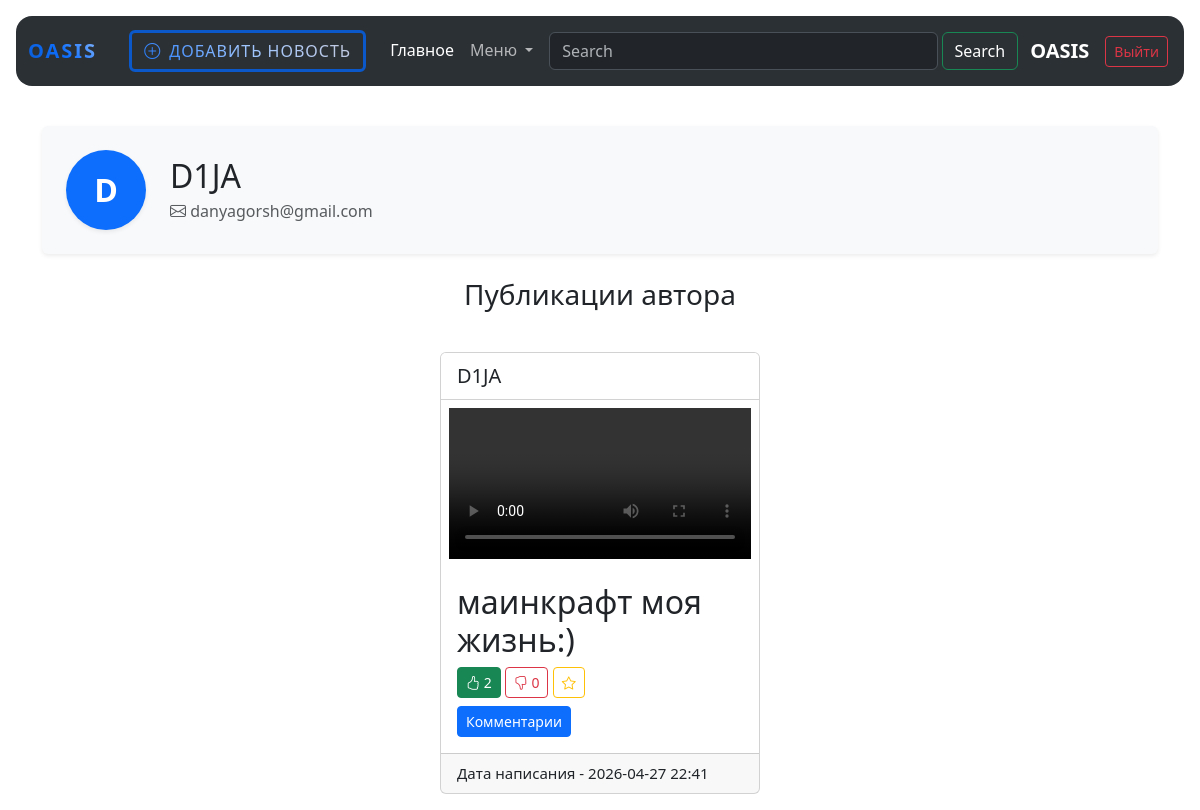
The app's page /profile/5 (signed in) with its own data.
### data/users.py (models this page shows, shortened)
class User(SqlAlchemyBase, UserMixin):
    __tablename__ = 'users'
    id = sqlalchemy.Column(sqlalchemy.Integer, primary_key=True, autoincrement=True)
    name = sqlalchemy.Column(sqlalchemy.String, nullable=True)
    about = sqlalchemy.Column(sqlalchemy.String, nullable=True)
    email = sqlalchemy.Column(sqlalchemy.String, index=True, unique=True, nullable=True)
    hashed_password = sqlalchemy.Column(sqlalchemy.String, nullable=True)
    created_date = sqlalchemy.Column(sqlalchemy.DateTime, default=datetime.datetime.now)
    file = sqlalchemy.Column(sqlalchemy.String, nullable=True)
    news = orm.relationship("News", back_populates='user')

### data/news.py (models this page shows)
class News(SqlAlchemyBase):
    __tablename__ = 'news'
    id = sqlalchemy.Column(sqlalchemy.Integer, primary_key=True, autoincrement=True)
    title = sqlalchemy.Column(sqlalchemy.String, nullable=True)
    content = sqlalchemy.Column(sqlalchemy.String, nullable=True)
    created_date = sqlalchemy.Column(sqlalchemy.DateTime, default=datetime.datetime.now)
    is_private = sqlalchemy.Column(sqlalchemy.Boolean, default=True)
    file = sqlalchemy.Column(sqlalchemy.String, nullable=True)
    user_id = sqlalchemy.Column(sqlalchemy.Integer, sqlalchemy.ForeignKey("users.id"))
    user = orm.relationship('User')
    categories = orm.relationship("Category", secondary="association", backref="news")
    likes = orm.relationship('User', secondary=news_likes, backref='liked_news')
    dislikes = orm.relationship('User', secondary=news_dislikes, backref='disliked_news')
    favorites = orm.relationship('User', secondary=news_favorites, backref='favorited_news')
    starred = orm.relationship("User",
                               secondary=news_starred,
                               backref=orm.backref("starred_news", lazy='subquery'))

### main.py (the view)
@app.route('/profile/<int:id>')
@login_required
def profile(id):
    db_sess = db_session.create_session()
    user = db_sess.query(User).filter(User.id == id).first()
    if not user:
        abort(404)
    news = db_sess.query(News).filter(News.user_id == id).all()
    return render_template('profile.html', title=f'Профиль {user.name}', user=user, news=news)

### data/db_session.py (called while the page is built)
def create_session() -> Session:
    global __factory
    return __factory()

### main.py (called while the page is built)
@login_manager.user_loader
def load_user(user_id):
    db_sess = db_session.create_session()
    user = db_sess.get(User, user_id)
    return user

### templates/profile.html (shortened to what this page needs)
{% extends "base.html" %}
{% block content %}
<div class="container mt-4">
    <div class="card mb-4 border-0 shadow-sm bg-light">
        <div class="card-body d-flex align-items-center gap-4 p-4">
            <div class="rounded-circle d-flex align-items-center justify-content-center overflow-hidden shadow-sm bg-primary"
                 style="width: 80px; height: 80px; flex-shrink: 0;">
                {% if user.file %}
                <img src="{{ url_for('static', filename='uploads/' + user.file) }}"
                     alt="{{ user.name }}"
                     class="img-preview"
                     style="width: 100%; height: 100%; object-fit: cover; cursor: pointer;"
                     data-bs-toggle="modal" data-bs-target="#imageModal">
                {% else %}
                <span class="text-white" style="font-size: 2rem; font-weight: bold;">
                        {{ user.name[0] | upper }}
                    </span>
                {% endif %}
            </div>
            <div>
                <h2 class="mb-1">{{ user.name }}</h2>
                <p class="text-muted mb-0">
                    <i class="bi bi-envelope"></i> {{ user.email }}
                </p>
            </div>
        </div>
    </div>
    <h3 class="mb-4 text-center">Публикации автора</h3>
    <div class="container p-3">
        <div class="d-flex flex-wrap justify-content-center gap-3 align-items-start">
            {% for item in news %}
            <div class="card" style="width: 20rem;">
                <div class="card-header bg-white" style="font-size: 20px;">
                    {{ item.user.name }}
                </div>
                {% if item.file %}
                {% set ful_file = url_for('static', filename='uploads/' + item.file) %}
                {% if item.file.endswith(('.jpg', '.jpeg', '.png', '.gif', '.webp', '.svg')) %}
                <img src="{{ ful_file }}" class="card-img-top p-2" alt="{{ item.file }} ">
                {% elif item.file.endswith(('.mp4', '.webm', '.ogg', '.mov')) %}
                <video src="{{ ful_file }}" class="object-fit-contain p-2" controls></video>
                {% elif item.file.endswith(('.mp3', '.wav', '.ogg', '.m4a')) %}
                <audio src="{{ ful_file }}" controls style="width: 100%;" class="rounded-4 p-1"></audio>
                {% else %}
                <div class="container p-2">
                    <a href="{{ ful_file }}" class="btn btn-secondary" download style="width: 100%;">
                        <i class="bi bi-file-earmark-arrow-down fs-5"></i> {{ item.file }}
                    </a>
                </div>
                {% endif %}
                {% endif %}
                <div class="card-body">
                    <h2 class="card-title">{{ item.title }}</h2>
                    <div class="mt-2">
                        <a href="/like/{{ item.id }}"
                           class="btn btn-sm {{ 'btn-success' if current_user in item.likes else 'btn-outline-success' }}">
                            <i class="bi bi-hand-thumbs-up"></i> {{ item.likes|length }}
                        </a>
                        <a href="/dislike/{{ item.id }}"
                           class="btn btn-sm {{ 'btn-danger' if current_user in item.dislikes else 'btn-outline-danger' }}">
                            <i class="bi bi-hand-thumbs-down"></i> {{ item.dislikes|length }}
                        </a>
                        {% if current_user.is_authenticated %}
                        <a href="/add_starred/{{ item.id }}"
                           class="btn btn-sm {{ 'btn-warning' if current_user in item.starred else 'btn-outline-warning' }}">
                            <i class="bi bi-star"></i>
                        </a>
                        {% endif %}
                    </div>
                    <div class="mt-2">
                        <a href="/comments/{{ item.id }}" class="btn btn-sm btn-primary">Комментарии</a>
                    </div>
                </div>
                <div class="card-footer" style="font-size: 15px;">
                    Дата написания - {{ item.created_date.strftime('%Y-%m-%d %H:%M') if item.created_date else 'Не
                    указана' }}
                </div>
            </div>
            {% else %}
            <div class="alert alert-light">У этого пользователя пока нет постов.</div>
            {% endfor %}
        </div>
    </div>
</div>
{% endblock %}

### templates/base.html (shortened to what this page needs)
<!DOCTYPE html>
<html lang="en">
<head>
    <link href="https://cdn.jsdelivr.net/npm/bootstrap@5.3.8/dist/css/bootstrap.min.css" rel="stylesheet"
>
    <link rel="stylesheet" href="https://cdn.jsdelivr.net/npm/bootstrap-icons@1.11.3/font/bootstrap-icons.min.css">
</head>
<body>
<header>
    <div class="container-fluid p-3" data-bs-theme="dark">
        <nav class="navbar navbar-expand-lg bg-body-tertiary rounded-4">
            <div class="container-fluid">
                <a class="navbar-brand" href="/">Oasis</a>
                <div class="collapse navbar-collapse" id="navbarSupportedContent">
                    {% if current_user.is_authenticated %}
                    <ul class="navbar-nav me-auto mb-2 mb-lg-0">
                        <li class="nav-item d-flex align-items-center mx-3">
                            <a href="/news" class="btn btn-custom-add">
                                <i class="bi bi-plus-circle"></i> Добавить новость
                            </a>
                        </li>
                        <li class="nav-item">
                            <a class="nav-link active" aria-current="page" href="/">Главное</a>
                        </li>
                        <li class="nav-item dropdown">
                            <a class="nav-link dropdown-toggle" href="#" role="button" data-bs-toggle="dropdown"
                               aria-expanded="false">
                                Меню
                            </a>
                        </li>
                    </ul>
                    <form class="d-flex flex-grow-1 p-2" role="search">
                        <input class="form-control me-1" type="search" placeholder="Search" aria-label="Search"/>
                        <button class="btn btn-outline-success text-white" type="submit">Search</button>
                    </form>
                    <ul class="navbar-nav ms-auto p-1 align-items-center">
                        <li class="nav-item d-flex align-items-center">
                            <a href="/profile/{{ current_user.id }}"
                               class="text-decoration-none text-white fs-5 fw-semibold me-3">
                                {{ current_user.name }}
                            </a>
                            <a href="/logout" class="btn btn-sm btn-outline-danger">Выйти</a>
                        </li>
                    </ul>
                    {% endif %}
                </div>
            </div>
        </nav>
    </div>
</header>
{% block content %}{% endblock %}
</body>
</html>

### templates/base.html (style rules this page uses)
.navbar-brand { font-weight: 800; text-transform: uppercase; letter-spacing: 2px; background: linear-gradient(45deg, #0a58ca, #0d6efd, #9ec5fe); -webkit-background-clip: text; -webkit-text-fill-color: transparent; display: inline-block; }
.btn-custom-add { border: 3px solid #0a58ca; font-weight: 500; text-transform: uppercase; letter-spacing: 1px; transition: all 0.3s ease-in-out; background: linear-gradient(45deg, #0d6efd, #9ec5fe, #ccccd9); -webkit-background-clip: text; -webkit-text-fill-color: transparent; display: inline-flex; align-items: center; gap: 8px; }

### records on screen
User: name "OASIS"
User: name "D", name "D1JA", email "danyagorsh@gmail.com"
News: user.name "D1JA", title "маинкрафт моя жизнь:)", likes|length "2", dislikes|length "0", created_date "2026-04-27 22:41"
